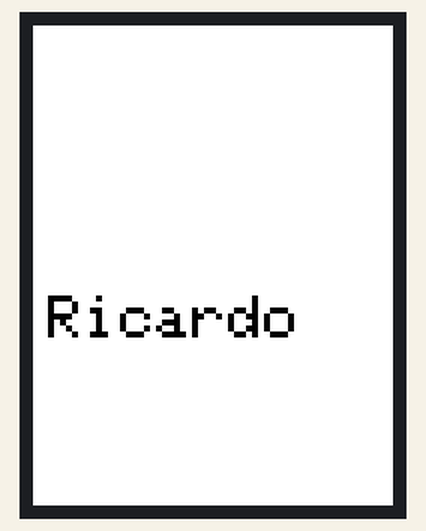
Simulated run of this program. Board: Arduino Uno, built with avr-gcc and run on an emulated ATmega328P. Parts: 240×320 colour display. What the program prints to the serial monitor is not drawn.

Above: at 0.3 s.

The program:

main.cpp
```cpp
#include <Arduino.h>
#include <string.h>
#include <MCUFRIEND_kbv.h>
#include <Adafruit_GFX.h>
#include <Adafruit_TFTLCD.h>
#include "SparkFun_APDS9960.h"
#include <Wire.h>

#define LCD_CS A3
#define LCD_CD A2
#define LCD_WR A1
#define LCD_RD A0
#define LCD_RESET A4
#define BLACK 0x0000
#define BLUE 0x001F
#define RED 0xF800
#define GREEN 0x07E0
#define CYAN 0x07FF
#define MAGENTA 0xF81F
#define YELLOW 0xFFE0
#define WHITE 0xFFFF
#define ORANGE 0xFD20
#define GREENYELLOW 0xAFE5
#define NAVY 0x000F
#define DARKGREEN 0x03E0
#define DARKCYAN 0x03EF
#define MAROON 0x7800
#define PURPLE 0x780F
#define OLIVE 0x7BE0
#define LIGHTGREY 0xC618
#define DARKGREY 0x7BEF
#define BRANCO 0xFFFF
String textoLCD = "";
//CS, CD, WR, RD, RESET
Adafruit_TFTLCD tft(LCD_CS, LCD_CD, LCD_WR, LCD_RD, LCD_RESET);

SparkFun_APDS9960 apds = SparkFun_APDS9960();
void handleGesture();
void escreveTexto(uint16_t color, const char str[], uint8_t s);
void setup()
{
  // Wire.begin();
  Serial.begin(115200);
  Serial.println();
  Serial.println(F("--------------------------------"));
  Serial.println(F("SparkFun APDS-9960 - GestureTest"));
  Serial.println(F("--------------------------------"));

  if (apds.init())
  {
    Serial.println(F("APDS-9960 initialization complete"));
    textoLCD = "APDS-9960 initialization complete";
  }
  else
  {
    Serial.println(F("Something went wrong during APDS-9960 init!"));
    textoLCD = "Something went wrong during APDS-9960 init!";
  }

  // Start running the APDS-9960 gesture sensor engine
  if (apds.enableGestureSensor(true))
  {
    Serial.println(F("Gesture sensor is now running"));
    textoLCD = "Gesture sensor is now running";
  }
  else
  {
    Serial.println(F("Something went wrong during gesture sensor init!"));
    textoLCD = "Something went wrong during gesture sensor init!";
  }

  Serial.println(F("TFT LCD test"));
#ifdef USE_ADAFRUIT_SHIELD_PINOUT
  Serial.println(F("Using Adafruit 2.4\" TFT Arduino Shield Pinout"));
#else
  Serial.println(F("Using Adafruit 2.4\" TFT Breakout Board Pinout"));
#endif
  Serial.print("TFT size is ");
  Serial.print(tft.width());
  Serial.print("x");
  Serial.println(tft.height());
  tft.reset();
  uint16_t identifier = tft.readID();
  if (identifier == 0x9325)
  {
    Serial.println(F("Found ILI9325 LCD driver"));
  }
  else if (identifier == 0x9328)
  {
    Serial.println(F("Found ILI9328 LCD driver"));
  }
  else if (identifier == 0x7575)
  {
    Serial.println(F("Found HX8347G LCD driver"));
  }
  else if (identifier == 0x9341)
  {
    Serial.println(F("Found ILI9341 LCD driver"));
  }
  else if (identifier == 0x8357)
  {
    Serial.println(F("Found HX8357D LCD driver"));
  }
  else
  {
    Serial.print(F("Unknown LCD driver chip: "));
    Serial.println(identifier, HEX);
    Serial.println(F("If using the Adafruit 2.4\" TFT Arduino shield, the line:"));
    Serial.println(F("  #define USE_ADAFRUIT_SHIELD_PINOUT"));
    Serial.println(F("should appear in the library header (Adafruit_TFT.h)."));
    Serial.println(F("If using the breakout board, it should NOT be #defined!"));
    Serial.println(F("Also if using the breakout, double-check that all wiring"));
    Serial.println(F("matches the tutorial."));
    return;
  }
  tft.begin(identifier);
  escreveTexto(BLACK, "Ricardo", 4);
}

int proximity = 0;
int r = 0, g = 0, b = 0;
unsigned long lastUpdate = 0;

void escreveTexto(uint16_t color, const char str[], uint8_t s)
{
  tft.fillScreen(WHITE);
  tft.setRotation(90);
  tft.setTextColor(color);
  tft.setCursor(10, 180);
  tft.setTextSize(s);
  tft.println(str);
  delay(200);
}

void loop()
{
  handleGesture();
  int n_textoLCD = textoLCD.length();
  char textToWrite[n_textoLCD + 1];
  strcpy(textToWrite, textoLCD.c_str());
  // escreveTexto(BLACK, textToWrite, 4);
  Serial.println(textToWrite);
  delay(500);
}

void handleGesture()
{
  if (apds.isGestureAvailable())
  {
    switch (apds.readGesture())
    {
    case DIR_UP:
      textoLCD = "UP";
      // Serial.println(textoLCD);
      delay(500);
      break;
    case DIR_DOWN:
      textoLCD = "DOWN";
      // Serial.println(textoLCD);
      delay(500);
      break;
    case DIR_LEFT:
       textoLCD = "LEFT";
      // Serial.println(textoLCD);
      delay(500);
      break;
    case DIR_RIGHT:
       textoLCD = "RIGHT";
      // Serial.println(textoLCD);
      delay(500);
      break;
    case DIR_NEAR:
      textoLCD = "NEAR";
      Serial.println(textoLCD);
      delay(500);
      break;
    case DIR_FAR:
      textoLCD = "FAR";
      Serial.println(textoLCD);
      delay(500);
      break;
    default:
      textoLCD = "NONE";
      Serial.println(textoLCD);
      delay(500);
    }
  }

}
```
